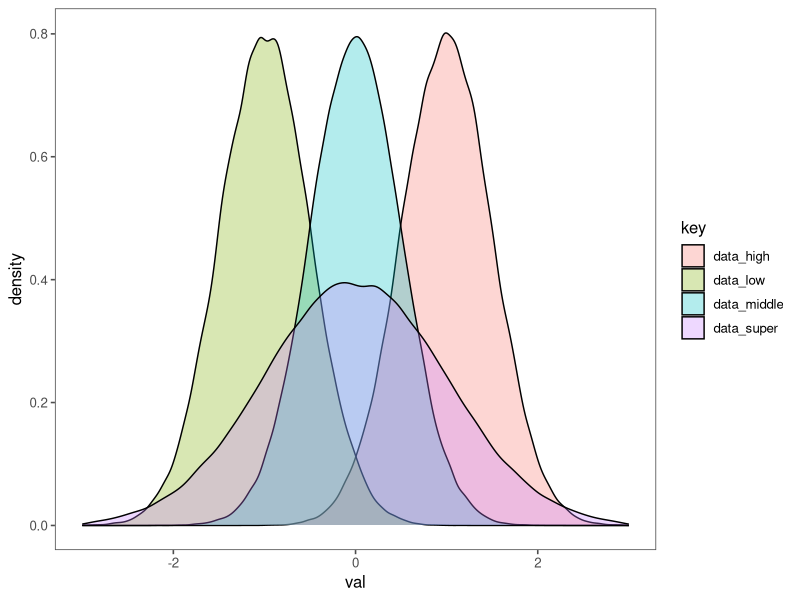

The R source for this figure:
## ---- chunk 1
library(tidyverse)
## ---- chunk 2
data_super <- rnorm(100000, 0, 1)
data_low <- rnorm(100000, -1, 0.5)
data_middle <- rnorm(100000, 0, 0.5)
data_high <- rnorm(100000, 1, 0.5)
data <- tibble (data_super, data_low, data_middle, data_high) %>% gather(key, val) %>% mutate(key = as.factor(key))
## ---- chunk 3
ggplot(data) +
  geom_density(aes(x = val, fill = key), alpha = 0.3) +
  xlim(-3, 3) +
  ggthemes::theme_few() 
